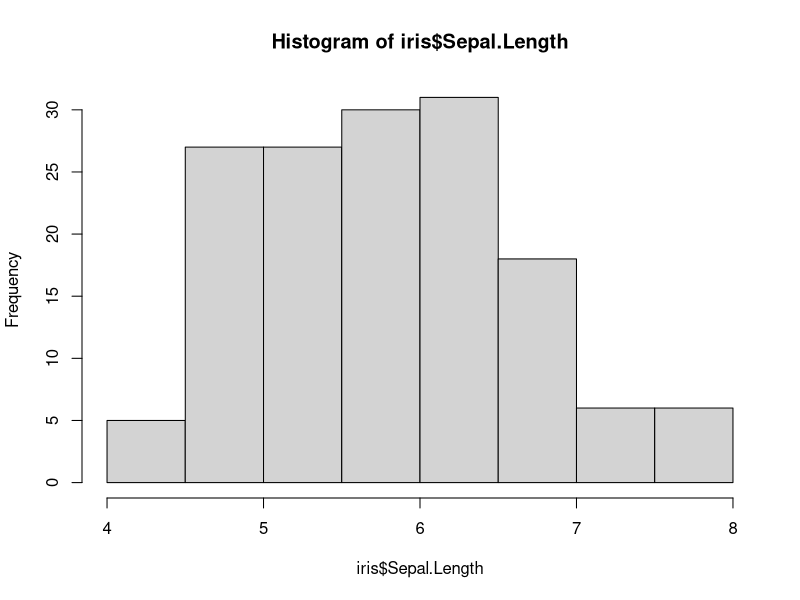
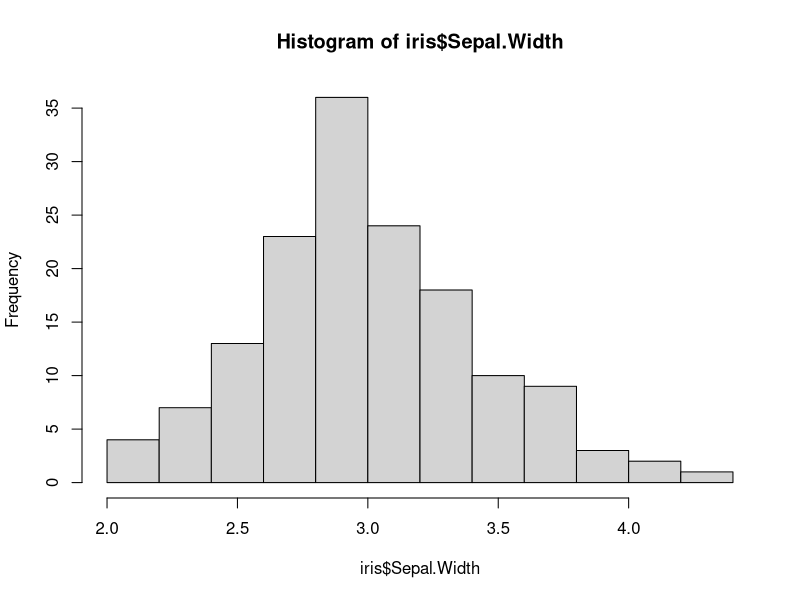
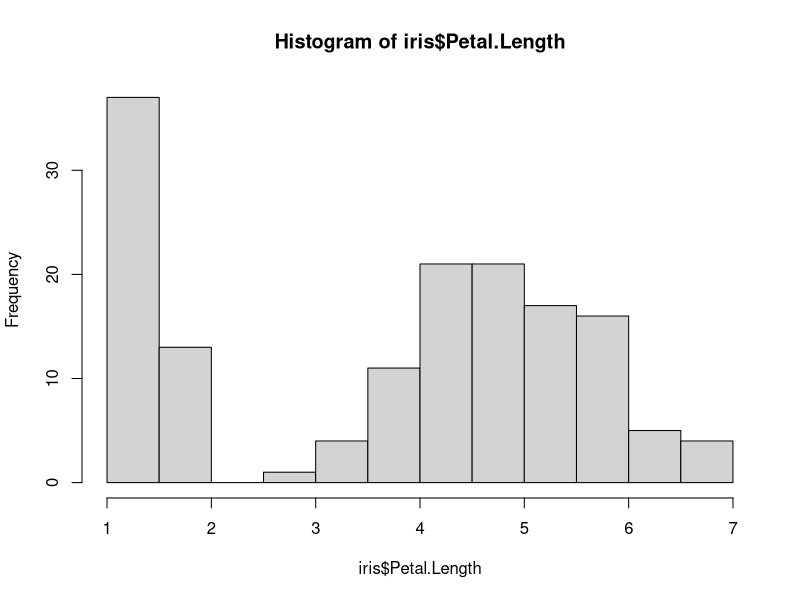
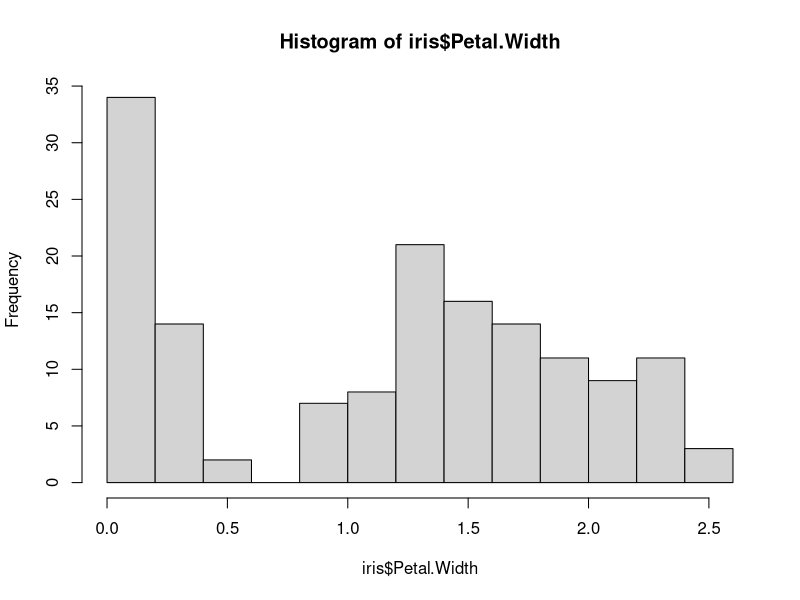
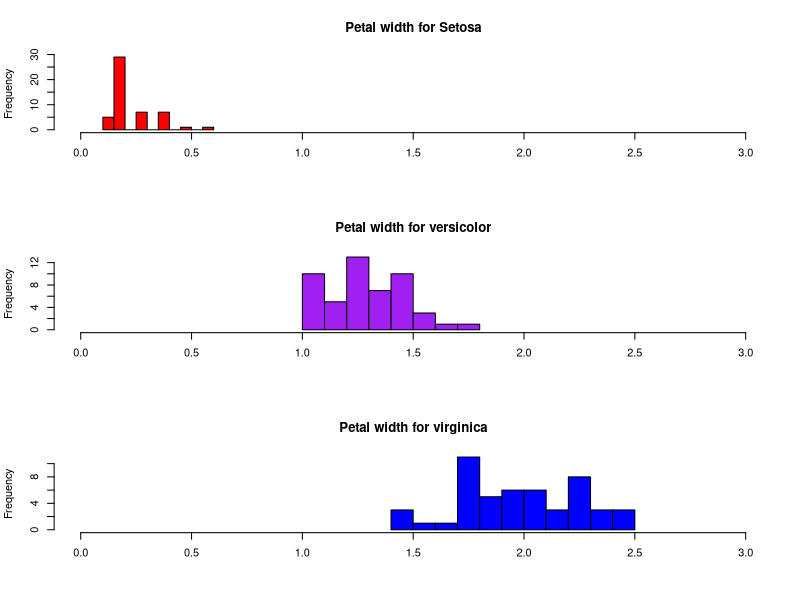

Source code (R) for these figures, in order:
# Load data set

library(datasets)

?iris
head(iris)

# basic histogram
hist(iris$Sepal.Length)
hist(iris$Sepal.Width)
hist(iris$Petal.Length)
hist(iris$Petal.Width)

#Put graphs in 3 rows and 1 column

par(mfrow = c(3,1))

# Histograms for each species using options

hist(iris$Petal.Width [iris$Species == "setosa"],
     xlim =c(0,3),
     breaks = 9,
     main = "Petal width for Setosa",
     xlab= "",
     col ="red")

hist(iris$Petal.Width [iris$Species == "versicolor"],
     xlim =c(0,3),
     breaks = 9,
     main = "Petal width for versicolor",
     xlab= "",
     col ="purple")

hist(iris$Petal.Width [iris$Species == "virginica"],
     xlim =c(0,3),
     breaks = 9,
     main = "Petal width for virginica",
     xlab= "",
     col ="blue")

# Clear enviroment
rm(list = ls())

